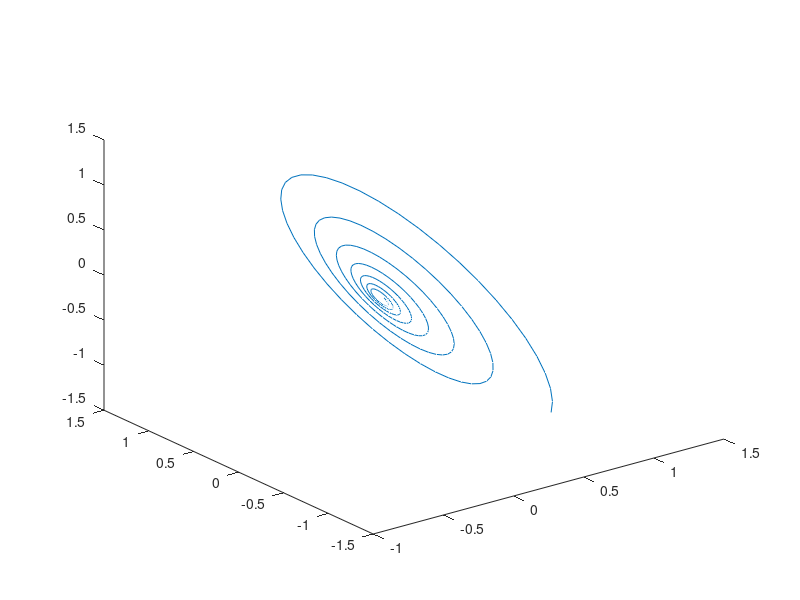
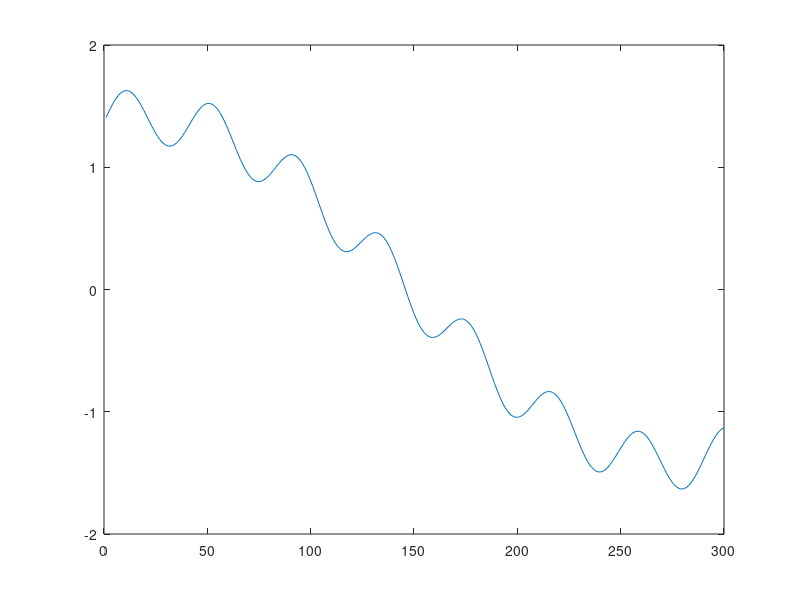
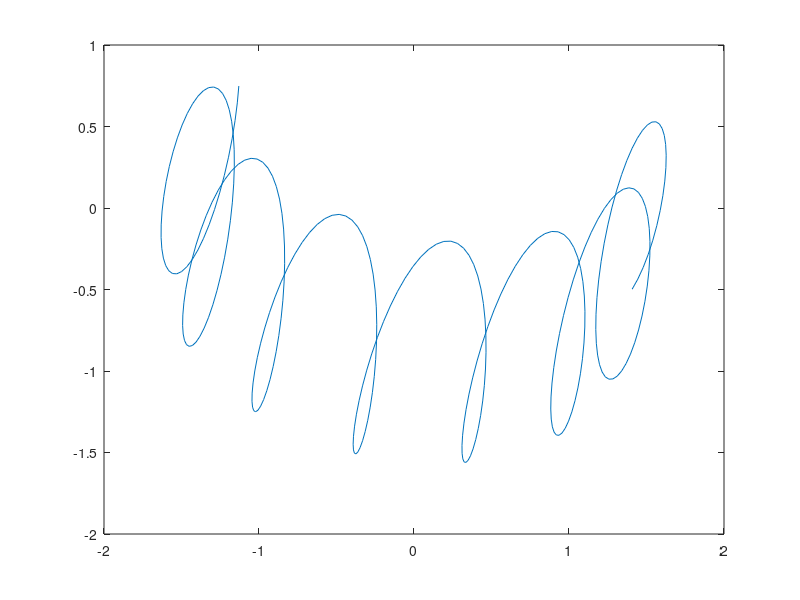
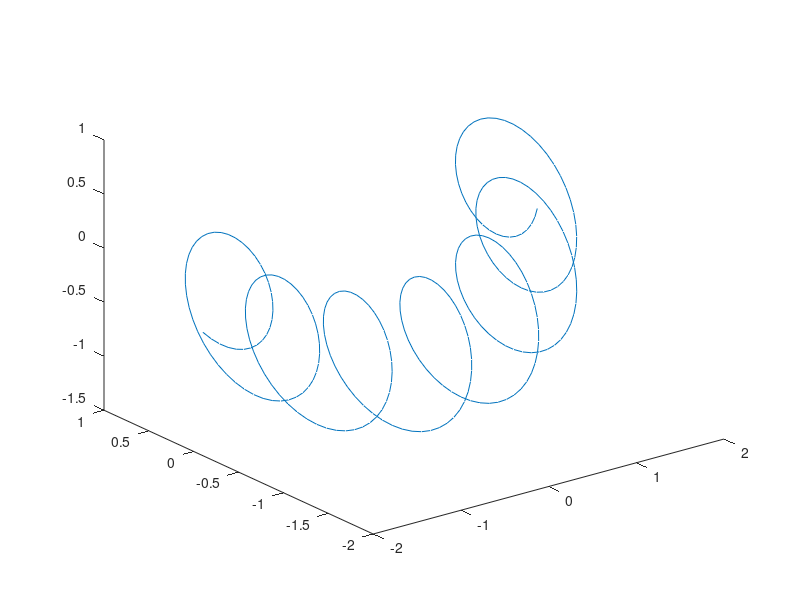

Write MATLAB code to recreate these figures, in order.
nDim = 3;
W = zeros(nDim);
for x = 1:nDim
    W(x,x) = 0.0;
    if x<nDim
        W(x,x+1) = 1.0;
    end
end
W(end,1) = 1.0;

%%
x0 = zeros(nDim,1);
x0(end) = 1;

x0 = randn(nDim,1);

nSteps = 100;
state = zeros(nDim, nSteps);
state(:,1) = x0;

for n=1:(nSteps-1)
    state(:,n+1) = W*state(:,n);
end

%%
[V,D] = eig(W);
eigenValues = diag(D);

ep = V'*x0;
eds = zeros(nDim, nSteps);
eds(:,1) = ep;
for n=1:(nSteps-1)
    eds(:,n+1) = eds(:,n).*eigenValues;
end

realState = real(V*eds);

%%
delT = 0.05;
A = [1-delT^2, delT;
    -delT, 1;];
[V,D] = eig(A);

x0 = [1; 0];
nSteps = 300;
state = zeros(2, nSteps);
state(:,1) = x0;

for n=1:(nSteps-1)
    state(:,n+1) = A*state(:,n);
end

%%
nDim = 3;
A = randn(nDim);
for x=1:nDim
    A(x,x) = A(x,x) + 5;
end

[U,S,V] = svd(A);
A = U*V';
A = A * 0.99;

[V,D] = eig(A);

x0 = randn(nDim,1);
nSteps = 300;
state = zeros(nDim, nSteps);
state(:,1) = x0;

for n=1:(nSteps-1)
    state(:,n+1) = A*state(:,n);
end

figure
plot3(state(1,:), state(2,:), state(3,:));

%%
nDim = 4;
A = randn(nDim);
for x=1:nDim
    A(x,x) = A(x,x) + 10;
end

[U,S,V] = svd(A);
A = U*V';
A = A * 1.0;

[V,D] = eig(A);

x0 = randn(nDim,1);
nSteps = 300;
state = zeros(nDim, nSteps);
state(:,1) = x0;

for n=1:(nSteps-1)
    state(:,n+1) = A*state(:,n);
end

figure
plot(state(1,:));

figure
plot(state(1,:), state(2,:));

figure
plot3(state(1,:), state(2,:), state(3,:));
